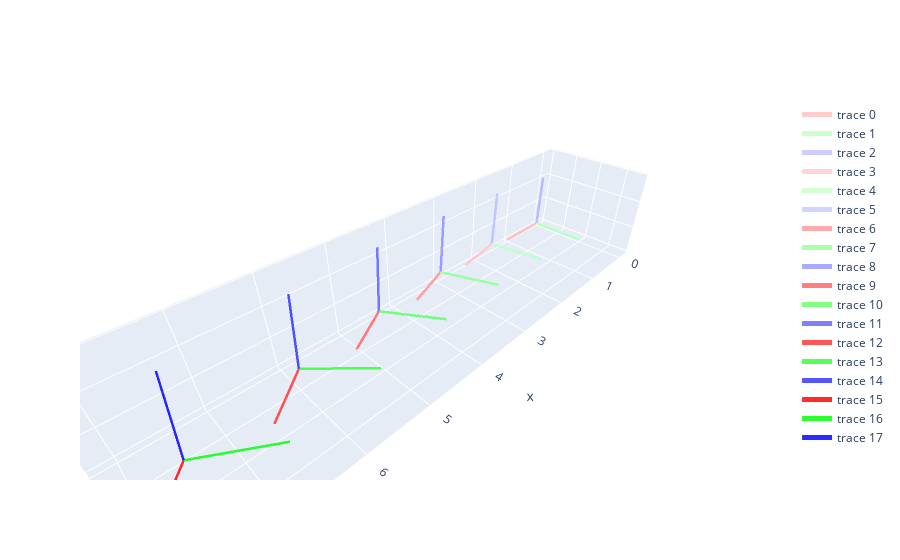

Notebook cell for this chart:
### Code cell
# Create a 3D figure
fig = go.Figure()
fig.update_layout(
    scene=dict(
        aspectmode='data'  # ensures all axes are scaled equally
    )
)

#initialize 3x3 rotation matrix
euler_angles = [0.,0.,0.] #rotation about xaxis, yaxis, zaxis
# print("\n rotation matrix (3x3) \n", rotm, "\n")

#initialize translation vector
trans_vec = np.array([[0., 0., 0]]) #[x, y, z]
# print("\n translation vector (3x1) \n", trans_vec)

#resize rotation matrix to 4x4 so it can be used with homogenous cooridnates
#update homo_trans to include translation as well
print("\n homogenous transformation matrix (4x4) for pose 0 \n", homo_trans ,"\n")


runLen = 5

draw_frame(fig, np.eye(4), alpha = 1/runLen)
for i in range(runLen):
    #update translation
    trans_vec += np.array([1.5,np.sin(i/10),.1])
    
    #update rotation
    euler_angles += np.array([0, -0.05, 0.2])
    rotm = R.from_euler('xyz', euler_angles).as_matrix()
    
    #update homo_trans
    homo_trans = np.append(np.append(rotm, np.zeros([3,1]), axis = 1), np.array([[0,0,0,1]]), axis = 0)
    homo_trans[:3,-1] = trans_vec
    print("\n homogenous transformation matrix (4x4) for pose", i + 1, "\n", homo_trans ,"\n")
    
    #add to figure
    draw_frame(fig, homo_trans, (i+1)/(runLen+1))

fig.show()

### Figure 1 — Plotly figure (JSON) as saved in the notebook; plotly's stock layout.template omitted (floating-point values rounded to 4 significant figures)
{"data": [{"line": {"color": "rgba(255, 0, 0, 0.2)", "width": 5}, "mode": "lines", "type": "scatter3d", "x": [0, 1], "y": [0, 0], "z": [0, 0]}, {"line": {"color": "rgba(0, 255, 0, 0.2)", "width": 5}, "mode": "lines", "type": "scatter3d", "x": [0, 0], "y": [0, 1], "z": [0, 0]}, {"line": {"color": "rgba(0, 0, 255, 0.2)", "width": 5}, "mode": "lines", "type": "scatter3d", "x": [0, 0], "y": [0, 0], "z": [0, 1]}, {"line": {"color": "rgba(255, 0, 0, 0.16666666666666666)", "width": 5}, "mode": "lines", "type": "scatter3d", "x": [1.5, 2.479], "y": [0, 0.1984], "z": [0.1, 0.15]}, {"line": {"color": "rgba(0, 255, 0, 0.16666666666666666)", "width": 5}, "mode": "lines", "type": "scatter3d", "x": [1.5, 1.301], "y": [0, 0.9801], "z": [0.1, 0.1]}, {"line": {"color": "rgba(0, 0, 255, 0.16666666666666666)", "width": 5}, "mode": "lines", "type": "scatter3d", "x": [1.5, 1.451], "y": [0, -0.009929], "z": [0.1, 1.099]}, {"line": {"color": "rgba(255, 0, 0, 0.3333333333333333)", "width": 5}, "mode": "lines", "type": "scatter3d", "x": [3, 3.916], "y": [0.09983, 0.4873], "z": [0.2, 0.2998]}, {"line": {"color": "rgba(0, 255, 0, 0.3333333333333333)", "width": 5}, "mode": "lines", "type": "scatter3d", "x": [3, 2.611], "y": [0.09983, 1.021], "z": [0.2, 0.2]}, {"line": {"color": "rgba(0, 0, 255, 0.3333333333333333)", "width": 5}, "mode": "lines", "type": "scatter3d", "x": [3, 2.908], "y": [0.09983, 0.06096], "z": [0.2, 1.195]}, {"line": {"color": "rgba(255, 0, 0, 0.5)", "width": 5}, "mode": "lines", "type": "scatter3d", "x": [4.5, 5.316], "y": [0.2985, 0.8568], "z": [0.3, 0.4494]}, {"line": {"color": "rgba(0, 255, 0, 0.5)", "width": 5}, "mode": "lines", "type": "scatter3d", "x": [4.5, 3.935], "y": [0.2985, 1.124], "z": [0.3, 0.3]}, {"line": {"color": "rgba(0, 0, 255, 0.5)", "width": 5}, "mode": "lines", "type": "scatter3d", "x": [4.5, 4.377], "y": [0.2985, 0.2141], "z": [0.3, 1.289]}, {"line": {"color": "rgba(255, 0, 0, 0.6666666666666666)", "width": 5}, "mode": "lines", "type": "scatter3d", "x": [6, 6.683], "y": [0.594, 1.297], "z": [0.4, 0.5987]}, {"line": {"color": "rgba(0, 255, 0, 0.6666666666666666)", "width": 5}, "mode": "lines", "type": "scatter3d", "x": [6, 5.283], "y": [0.594, 1.291], "z": [0.4, 0.4]}, {"line": {"color": "rgba(0, 0, 255, 0.6666666666666666)", "width": 5}, "mode": "lines", "type": "scatter3d", "x": [6, 5.862], "y": [0.594, 0.4515], "z": [0.4, 1.38]}, {"line": {"color": "rgba(255, 0, 0, 0.8333333333333334)", "width": 5}, "mode": "lines", "type": "scatter3d", "x": [7.5, 8.024], "y": [0.9834, 1.799], "z": [0.5, 0.7474]}, {"line": {"color": "rgba(0, 255, 0, 0.8333333333333334)", "width": 5}, "mode": "lines", "type": "scatter3d", "x": [7.5, 6.659], "y": [0.9834, 1.524], "z": [0.5, 0.5]}, {"line": {"color": "rgba(0, 0, 255, 0.8333333333333334)", "width": 5}, "mode": "lines", "type": "scatter3d", "x": [7.5, 7.366], "y": [0.9834, 0.7753], "z": [0.5, 1.469]}], "layout": {"scene": {"aspectmode": "data"}}}
